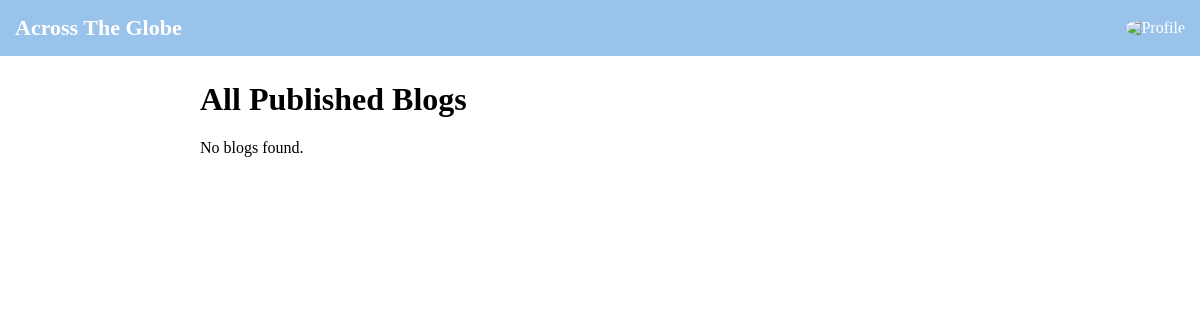
Before: /blogs/ (signed in) with the older database file.
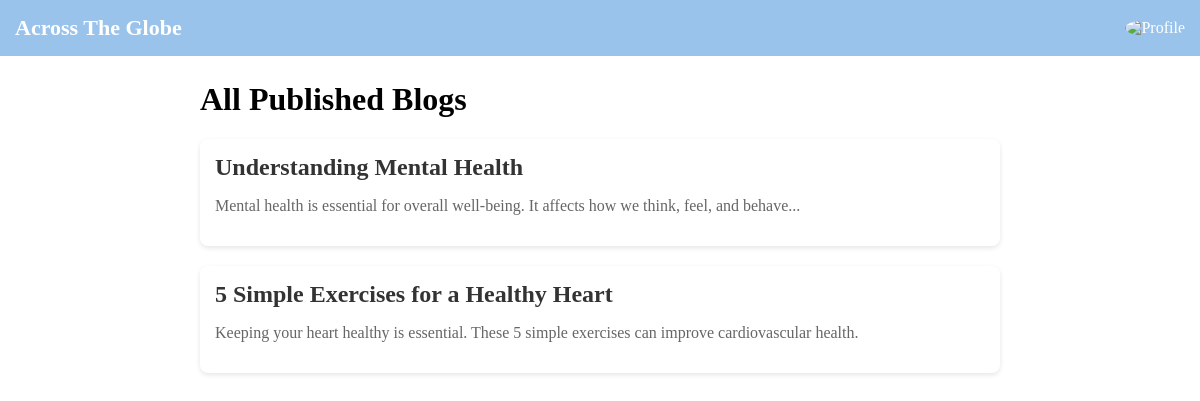
After: the same page with the newer database file.
### accounts/models.py (models this page shows, shortened)
class BlogPost(models.Model):
    CATEGORY_CHOICES = [
        ("mental_health", "Mental Health"),
        ("heart_disease", "Heart Disease"),
        ("covid19", "Covid19"),
        ("immunization", "Immunization"),
    ]
    title = models.CharField(max_length=255)
    image = models.ImageField(upload_to="blog_images/")
    category = models.CharField(max_length=20, choices=CATEGORY_CHOICES)
    summary = models.TextField()
    content = models.TextField()
    is_draft = models.BooleanField(default=False)
    author = models.ForeignKey(User, on_delete=models.CASCADE)
    created_at = models.DateTimeField(auto_now_add=True)

### accounts/views.py (the view)
# urls.py: path("blogs/", view_blogs, name="view_blogs"),
@login_required
def view_blogs(request):
    filter_my_blogs = request.GET.get("my") == "true"
    if filter_my_blogs:
        if request.user.user_type != "doctor":
            messages.error(request, "Only doctors can access their own blogs.")
            return redirect("view_blogs")
        blogs = BlogPost.objects.filter(author=request.user, is_draft=False)
        heading = "My Published Blogs"
    else:
        blogs = BlogPost.objects.filter(is_draft=False)
        heading = "All Published Blogs"
    return render(request, "view_blogs.html", {"blogs": blogs, "heading": heading})

### templates/view_blogs.html
{% extends 'profile.html' %}
{% block content %}
<div class="container">
    <h1>{{ heading }}</h1>
    {% for blog in blogs %}
    <div class="blog-card">
        <h2>{{ blog.title }}</h2>
        <p>{{ blog.summary }}</p>
    </div>
    {% empty %}
    <p>No blogs found.</p>
    {% endfor %}
</div>
{% endblock %}

Changed rows visible on the page:
added BlogPost: title "Understanding Mental Health", summary "Mental health is essential for overall well-being. It affects how we think, feel, and behave..."
added BlogPost: title "5 Simple Exercises for a Healthy Heart", summary "Keeping your heart healthy is essential. These 5 simple exercises can improve cardiovascular health."
Other visible differences:
text no longer shown: "No blogs found."
